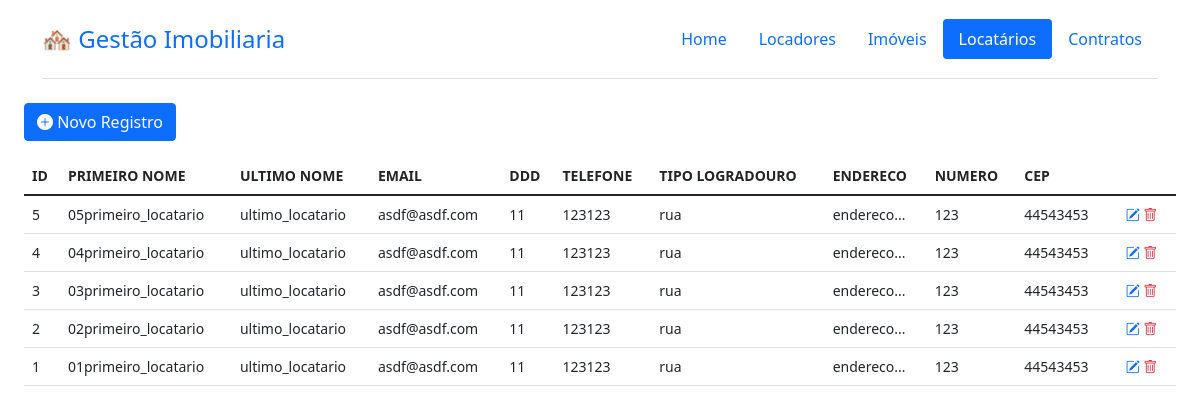
Page /locatario/ on the earlier database version.
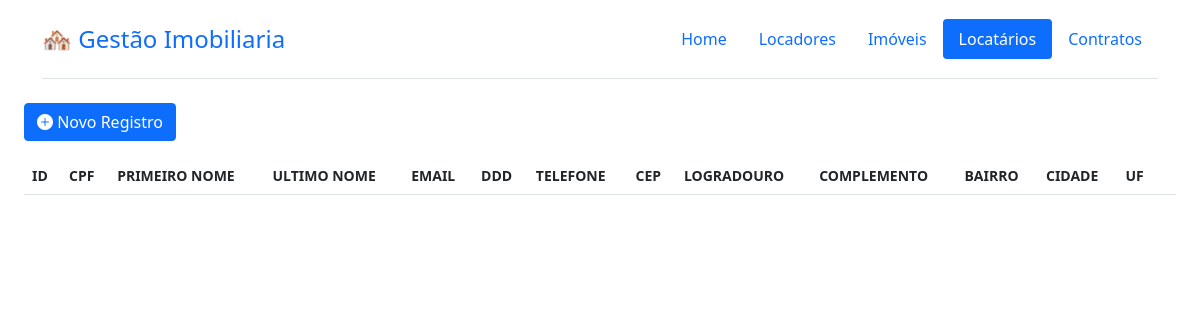
Same page on the later database version.
### tables this page shows
CREATE TABLE `locatario` (
	`id` integer primary key NOT NULL UNIQUE,
	`cpf` TEXT NOT NULL,
	`primeiro_nome` TEXT NOT NULL,
	`ultimo_nome` TEXT NOT NULL,
	`email` TEXT NOT NULL,
	`ddd` INTEGER NOT NULL,
	`telefone` TEXT NOT NULL,
	`cep` TEXT NOT NULL,
	`logradouro` TEXT NOT NULL,
	`complemento` TEXT,
	`bairro` TEXT NOT NULL,
	`cidade` INTEGER NOT NULL,
	`uf` INTEGER NOT NULL
);

### gestao_imobiliaria/views/locatario.py (the view)
@locatario.route("/locatario/")
def locatario_list():
    PAGE_TITLE = PAGE_NAME
    db = get_db()
    colunas = get_column_names(db, table="locatario")
    dados = db.execute(
        """
        SELECT *
        FROM locatario
        ORDER BY id DESC;
        """
    ).fetchall()
    if dados is None:
        dados = []
    return render_template(
        "list.html",
        dados=dados,
        colunas=colunas,
        page_title=PAGE_TITLE,
        blueprint=PAGE_NAME,
    )

### gestao_imobiliaria/db.py (called while the page is built)
def get_db():
    if "db" not in g:
        g.db = sqlite3.connect(
            os.getenv("DATABASE_URL"), detect_types=sqlite3.PARSE_DECLTYPES
        )
        g.db.row_factory = sqlite3.Row
    return g.db

### gestao_imobiliaria/views/utils.py (called while the page is built)
@cache
def get_column_names(db, table):
    cursor = db.execute(f"PRAGMA table_info({table})")
    colunas = [column[1] for column in cursor.fetchall()]
    for i in range(len(colunas)):
        colunas[i] = colunas[i].replace("id_", "")
        colunas[i] = colunas[i].replace("_", " ")
        colunas[i] = colunas[i].upper()
    return colunas

### gestao_imobiliaria/templates/list.html (shortened to what this page needs)
{% extends "base.html" %}
{% set current_date = date.today() %}
{% block content %}
  <div class="container-fluid justify-content-left position-relative">
    <div class="container-buttons text-start mb-3">
      <a href={{ url_for(blueprint +'.cadastro') }}
        <button type="button" class="btn btn-primary"><i class="bi bi-plus-circle-fill"></i> Novo Registro </button>
      </a>
    </div>
    <table class="table table-hover">
      <thead>
        <tr>
          {% for coluna in colunas %}
            <th scope="col" class="small">{{ coluna }}</th>
          {% endfor %}
          <th scope="col" class="w-auto"></th>
        </tr>
      </thead>
      <tbody>
        {% for dado in dados %}
          {% if page_title == 'contrato' %}
            {% if dado.data_fim < current_date %}
              <tr class="table-danger">
            {% endif %}
          {% else %}
          <tr>
          {% endif %}
            {% for value in dado %}
              <td class="small">{{ value }}</td>
            {% endfor %}
            <td class="text-center small">
              <a href="{{ url_for(blueprint +'.edit', id=dado.id) }}"><i class="bi bi-pencil-square"></i></a>
              <a href="{{ url_for(blueprint + '.delete', id=dado.id) }}"><i class="bi bi-trash text-danger"></i></a>
            </td>
          </tr>
        {% endfor %}
      </tbody>
    </table>
  </div>
{% endblock %}

### gestao_imobiliaria/templates/base.html (shortened to what this page needs)
<!doctype html>
<html lang="en">
    <head>
        <link href="https://cdn.jsdelivr.net/npm/bootstrap@5.1.3/dist/css/bootstrap.min.css" rel="stylesheet">
        <link rel="stylesheet" href="https://cdn.jsdelivr.net/npm/bootstrap-icons@1.11.3/font/bootstrap-icons.min.css">
    </head>
    <body>
        <div class="container">
            <nav class="d-flex flex-wrap align-items-center justify-content-between py-3 mb-4 border-bottom">
                <a class="navbar-brand" style="font-size: 1.5rem;" href="/">
                    <span class="fs-4">🏘️ Gestão Imobiliaria</span>
                </a>
                <ul class="nav nav-pills">
                    <li class="nav-item"><a href="/" class="nav-link {{ 'active' if page_title == 'home' else '' }}" aria-current="page">Home</a></li>
                    <li class="nav-item"><a href="/locador" class="nav-link {{ 'active' if page_title == 'locador' else '' }}">Locadores</a></li>
                    <li class="nav-item"><a href="/imovel" class="nav-link {{ 'active' if page_title == 'imovel' else '' }}">Imóveis</a></li>
                    <li class="nav-item"><a href="/locatario" class="nav-link {{ 'active' if page_title == 'locatario' else '' }}">Locatários</a></li>
                    <li class="nav-item"><a href="/contrato" class="nav-link {{ 'active' if page_title == 'contrato' else '' }}">Contratos</a></li>
                </ul>
            </nav>
        </div>
        <div class="container-fluid">
            {% block content %}{% endblock %}
        </div>
    </body>
</html>

### gestao_imobiliaria/templates/base.html (style rules this page uses)
.table td:last-child, .table th:last-child { width: 6%; }

Differences in the rows shown:
removed locatario: dado "5" "11" "123", primeiro_nome "05primeiro_locatario", ultimo_nome "ultimo_locatario", email "asdf@asdf.com", telefone "123123", tipo_logradouro "rua", endereco "endereco...", cep "44543453"
removed locatario: dado "4" "11" "123", primeiro_nome "04primeiro_locatario", ultimo_nome "ultimo_locatario", email "asdf@asdf.com", telefone "123123", tipo_logradouro "rua", endereco "endereco...", cep "44543453"
removed locatario: dado "3" "11" "123", primeiro_nome "03primeiro_locatario", ultimo_nome "ultimo_locatario", email "asdf@asdf.com", telefone "123123", tipo_logradouro "rua", endereco "endereco...", cep "44543453"
removed locatario: dado "2" "11" "123", primeiro_nome "02primeiro_locatario", ultimo_nome "ultimo_locatario", email "asdf@asdf.com", telefone "123123", tipo_logradouro "rua", endereco "endereco...", cep "44543453"
removed locatario: dado "1" "11" "123", primeiro_nome "01primeiro_locatario", ultimo_nome "ultimo_locatario", email "asdf@asdf.com", telefone "123123", tipo_logradouro "rua", endereco "endereco...", cep "44543453"
Other differences:
new list line: "CPF"
new list line: "LOGRADOURO"
new list line: "COMPLEMENTO"
new list line: "BAIRRO"
new list line: "CIDADE"
new list line: "UF"
list line gone: "TIPO LOGRADOURO"
list line gone: "ENDERECO"
list line gone: "NUMERO"
